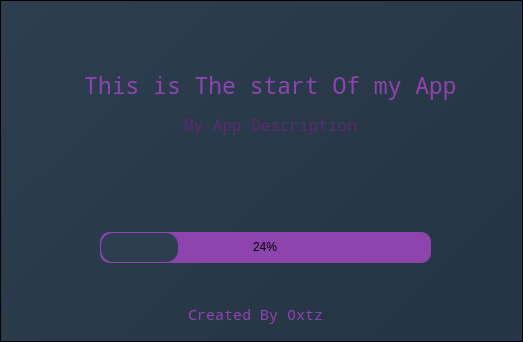
<?xml version="1.0" encoding="UTF-8"?>
<ui version="4.0">
 <class>MainWindow</class>
 <widget class="QMainWindow" name="MainWindow">
  <property name="geometry">
   <rect>
    <x>0</x>
    <y>0</y>
    <width>523</width>
    <height>342</height>
   </rect>
  </property>
  <property name="minimumSize">
   <size>
    <width>523</width>
    <height>342</height>
   </size>
  </property>
  <property name="maximumSize">
   <size>
    <width>523</width>
    <height>342</height>
   </size>
  </property>
  <property name="windowTitle">
   <string>MainWindow</string>
  </property>
  <property name="styleSheet">
   <string notr="true">QProgressBar {
    border-radius: 10px;
	text-align: center;
	background-color: rgb(142, 68, 173);
}

QProgressBar::chunk {
    border-radius: 12px;

    margin: 0.5px;
	background-color: rgb(44, 62, 80);
}
QLabel {
	background-color: transparent;
	color: rgb(142, 68, 173);
}

QFrame {
	background-color: qlineargradient(spread:pad, x1:0, y1:0.04, x2:0.985782, y2:0.693182, stop:0 rgba(44, 62, 80, 255), stop:1 rgba(38, 53, 69, 255));

}</string>
  </property>
  <widget class="QWidget" name="centralwidget">
   <layout class="QGridLayout" name="gridLayout">
    <property name="leftMargin">
     <number>0</number>
    </property>
    <property name="topMargin">
     <number>0</number>
    </property>
    <property name="rightMargin">
     <number>0</number>
    </property>
    <property name="bottomMargin">
     <number>0</number>
    </property>
    <property name="spacing">
     <number>0</number>
    </property>
    <item row="0" column="0">
     <widget class="QFrame" name="frame_all">
      <property name="font">
       <font>
        <pointsize>11</pointsize>
       </font>
      </property>
      <property name="frameShape">
       <enum>QFrame::StyledPanel</enum>
      </property>
      <property name="frameShadow">
       <enum>QFrame::Raised</enum>
      </property>
      <widget class="QProgressBar" name="prog">
       <property name="geometry">
        <rect>
         <x>100</x>
         <y>232</y>
         <width>331</width>
         <height>31</height>
        </rect>
       </property>
       <property name="value">
        <number>24</number>
       </property>
      </widget>
      <widget class="QLabel" name="label">
       <property name="geometry">
        <rect>
         <x>70</x>
         <y>60</y>
         <width>401</width>
         <height>51</height>
        </rect>
       </property>
       <property name="font">
        <font>
         <family>Noto Mono</family>
         <pointsize>17</pointsize>
        </font>
       </property>
       <property name="styleSheet">
        <string notr="true">	background-color: transparent;</string>
       </property>
       <property name="text">
        <string>This is The start Of my App</string>
       </property>
       <property name="alignment">
        <set>Qt::AlignCenter</set>
       </property>
      </widget>
      <widget class="QLabel" name="label_tz">
       <property name="geometry">
        <rect>
         <x>160</x>
         <y>290</y>
         <width>191</width>
         <height>51</height>
        </rect>
       </property>
       <property name="font">
        <font>
         <family>Noto Mono</family>
         <pointsize>11</pointsize>
        </font>
       </property>
       <property name="styleSheet">
        <string notr="true">	background-color: transparent;</string>
       </property>
       <property name="text">
        <string>&lt;strong&gt;Created&lt;/strong&gt; By 0xtz</string>
       </property>
       <property name="textFormat">
        <enum>Qt::RichText</enum>
       </property>
       <property name="alignment">
        <set>Qt::AlignCenter</set>
       </property>
      </widget>
      <widget class="QLabel" name="label_2">
       <property name="geometry">
        <rect>
         <x>70</x>
         <y>100</y>
         <width>401</width>
         <height>51</height>
        </rect>
       </property>
       <property name="font">
        <font>
         <family>Noto Mono</family>
         <pointsize>12</pointsize>
        </font>
       </property>
       <property name="styleSheet">
        <string notr="true">background-color:  transparent ;
color: rgb(90, 43, 110);</string>
       </property>
       <property name="text">
        <string>My App Description</string>
       </property>
       <property name="textFormat">
        <enum>Qt::MarkdownText</enum>
       </property>
       <property name="alignment">
        <set>Qt::AlignCenter</set>
       </property>
      </widget>
     </widget>
    </item>
   </layout>
  </widget>
 </widget>
 <resources/>
 <connections/>
</ui>
